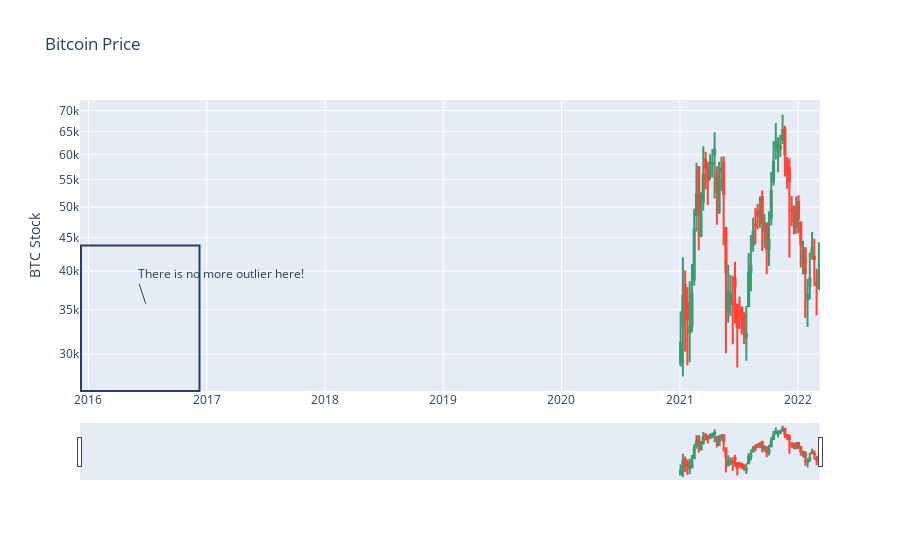

Notebook code for this chart:
### Code cell
ds_df = df.resample('W').apply(convertion)
ds_df

fig = go.Figure(go.Candlestick(
        x=ds_df.index,
        open=ds_df['open'],
        high=ds_df['high'],
        low=ds_df['low'],
        close=ds_df['close']
    ))

fig.update_layout(
    title='Bitcoin Price',
    yaxis_title='BTC Stock',
    shapes = [dict(
        x0='2015-12-09', x1='2016-12-09', y0=0, y1=0.5, xref='x', yref='paper',
        line_width=2)],
    annotations=[dict(
        x='2016-06-26', y=0.3, xref='x', yref='paper',
        showarrow=True, xanchor='left', text='There is no more outlier here!')]
)
fig.update_yaxes(type="log")
fig.show()
